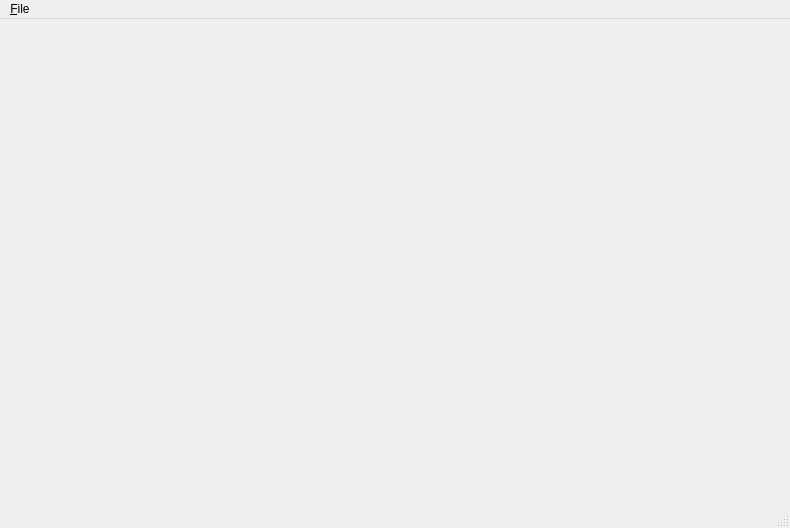
<?xml version="1.0" encoding="UTF-8"?>
<ui version="4.0">
 <class>MainWindow</class>
 <widget class="QMainWindow" name="MainWindow">
  <property name="geometry">
   <rect>
    <x>0</x>
    <y>0</y>
    <width>790</width>
    <height>528</height>
   </rect>
  </property>
  <property name="windowTitle">
   <string>Risk Calculation Suite</string>
  </property>
  <widget class="QWidget" name="centralwidget">
   <layout class="QGridLayout" name="gridLayout"/>
  </widget>
  <widget class="QMenuBar" name="menubar">
   <property name="geometry">
    <rect>
     <x>0</x>
     <y>0</y>
     <width>790</width>
     <height>25</height>
    </rect>
   </property>
   <widget class="QMenu" name="menu">
    <property name="title">
     <string>&amp;File</string>
    </property>
    <addaction name="action_Quit"/>
   </widget>
   <addaction name="menu"/>
  </widget>
  <widget class="QStatusBar" name="statusbar"/>
  <action name="action_Quit">
   <property name="text">
    <string>&amp;Quit</string>
   </property>
   <property name="shortcut">
    <string>Ctrl+Q</string>
   </property>
  </action>
 </widget>
 <resources/>
 <connections>
  <connection>
   <sender>action_Quit</sender>
   <signal>triggered()</signal>
   <receiver>MainWindow</receiver>
   <slot>close()</slot>
   <hints>
    <hint type="sourcelabel">
     <x>-1</x>
     <y>-1</y>
    </hint>
    <hint type="destinationlabel">
     <x>394</x>
     <y>263</y>
    </hint>
   </hints>
  </connection>
 </connections>
</ui>
